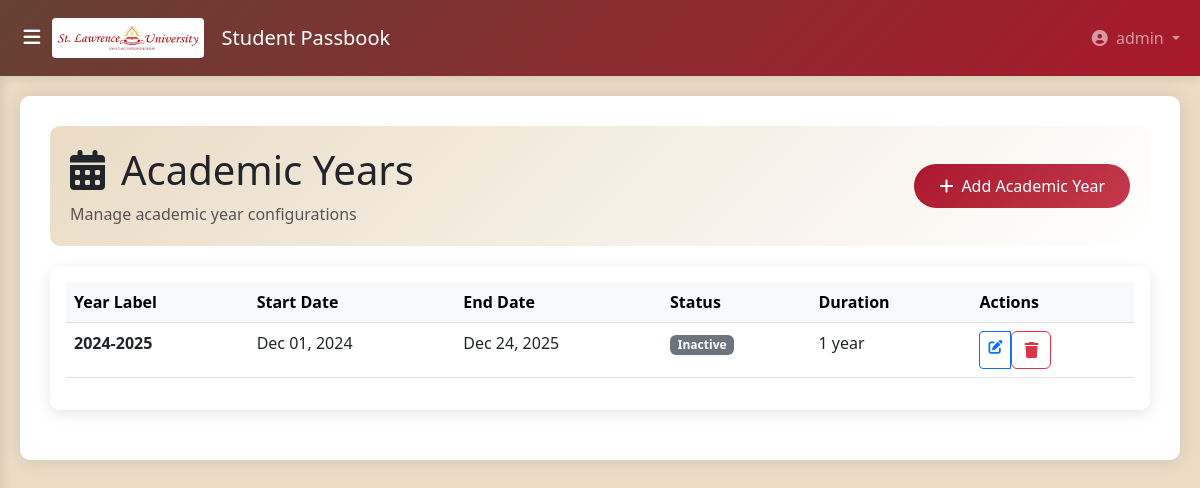
Page /passbook/academic-years/ (signed in) on the committed database.
### accounts/models.py (models this page shows, shortened)
class User(AbstractUser):
    USER_TYPE_CHOICES = (
        ('sysadmin', 'System Administrator'),
        ('student', 'Student'),
        ('dean_of_students', 'Dean of Students'),
        ('finance_director', 'Finance Director'),
        ('academic_registrar', 'Academic Registrar'),
        ('head_of_department', 'Head of Department'),
        ('faculty_dean', 'Faculty Dean'),
        ('medical_officer', 'Medical Officer'),
        ('nche_officer', 'NCHE Officer'),
        ('lecturer', 'Lecturer'),  # Keep if needed
    )
    user_type = models.CharField(max_length=20, choices=USER_TYPE_CHOICES)
    phone_number = models.CharField(max_length=15, unique=True, blank=True, null=True)
    @property
    def is_sysadmin(self):
        return self.user_type == 'sysadmin'
    @property
    def is_student(self):
        return self.user_type == 'student'
    @property
    def is_dean_of_students(self):
        return self.user_type == 'dean_of_students'
    @property
    def is_finance_director(self):
        return self.user_type == 'finance_director'
    @property
    def is_academic_registrar(self):
        return self.user_type == 'academic_registrar'
    @property
    def is_head_of_department(self):
        return self.user_type == 'head_of_department'
    @property
    def is_medical_officer(self):
        return self.user_type == 'medical_officer'
    @property
    def is_nche_officer(self):
        return self.user_type == 'nche_officer'
    groups = models.ManyToManyField(
        'auth.Group',
        related_name="accounts_user_groups",
        blank=True,
    )
    user_permissions = models.ManyToManyField(
        'auth.Permission',
        related_name="accounts_user_permissions",
        blank=True,
    )

### pass_book/models.py (models this page shows, shortened)
class AcademicYear(models.Model):
    year_label = models.CharField(max_length=20, unique=True, help_text="e.g., 2023-2024")
    start_date = models.DateField()
    end_date = models.DateField()
    is_active = models.BooleanField(default=False)
    class Meta:
        ordering = ['-start_date']

### pass_book/views.py (the view)
# urls.py: path('academic-years/', views.AcademicYearListView.as_view(), name='academic_year_list'),
class AcademicYearListView(LoginRequiredMixin, ListView):
    model = AcademicYear
    template_name = 'student_registration/academic_year_list.html'
    context_object_name = 'academic_years'
    def get_queryset(self):
        try:
            queryset = AcademicYear.objects.all()
            test_result = list(queryset[:1])
            logger.info(f"Found {len(test_result)} academic years in database")
            return queryset.order_by('-start_date')
        except DatabaseError as e:
            logger.error(f"DatabaseError in AcademicYearListView: {str(e)}")
            return AcademicYear.objects.none()
        except Exception as e:
            logger.error(f"Unexpected error in AcademicYearListView: {str(e)}")
            return AcademicYear.objects.none()
    def get_context_data(self, **kwargs):
        context = super().get_context_data(**kwargs)
        try:
            with connection.cursor() as cursor:
                cursor.execute("SELECT 1")
            try:
                active_year = AcademicYear.objects.filter(is_active=True).first()
                context['active_academic_year'] = active_year
                logger.info(f"Active academic year: {active_year}")
            except DatabaseError as e:
                logger.error(f"Error getting active academic year: {str(e)}")
                context['active_academic_year'] = None
                context['db_query_error'] = True
        except DatabaseError as e:
            logger.error(f"Database connection failed: {str(e)}")
            context['database_error'] = True
            context['connection_error'] = True
            context['active_academic_year'] = None
        except Exception as e:
            logger.error(f"Unexpected error in context: {str(e)}")
            context['database_error'] = True
            context['active_academic_year'] = None
        return context

### templates/student_registration/academic_year_list.html (shortened to what this page needs)
{% extends 'student_registration/base.html' %}
{% block content %}
<div class="page-header">
    <div class="d-flex justify-content-between align-items-center">
        <div>
            <h1 class="mb-2">
                <i class="fas fa-calendar-alt me-3"></i>Academic Years
            </h1>
            <p class="text-muted mb-0">Manage academic year configurations</p>
        </div>
        <div>
            <a href="{% url 'pass_book:academic_year_create' %}" class="btn btn-primary-custom btn-custom">
                <i class="fas fa-plus me-2"></i>Add Academic Year
            </a>
        </div>
    </div>
</div>
<div class="card card-custom">
    <div class="card-body">
        {% if academic_years %}
            <div class="table-responsive">
                <table class="table table-hover">
                    <thead class="table-light">
                        <tr>
                            <th>Year Label</th>
                            <th>Start Date</th>
                            <th>End Date</th>
                            <th>Status</th>
                            <th>Duration</th>
                            <th>Actions</th>
                        </tr>
                    </thead>
                    <tbody>
                        {% for year in academic_years %}
                        <tr>
                            <td>
                                <strong>{{ year.year_label }}</strong>
                            </td>
                            <td>{{ year.start_date|date:"M d, Y" }}</td>
                            <td>{{ year.end_date|date:"M d, Y" }}</td>
                            <td>
                                <span class="badge bg-{% if year.is_active %}success{% else %}secondary{% endif %}">
                                    {% if year.is_active %}Active{% else %}Inactive{% endif %}
                                </span>
                            </td>
                            <td>{{ year.start_date|timesince:year.end_date }}</td>
                            <td>
                                <div class="btn-group btn-group-sm">
                                    <a href="{% url 'pass_book:academic_year_update' year.pk %}" class="btn btn-outline-primary" title="Edit">
                                        <i class="fas fa-edit"></i>
                                    </a>
                                    <form action="{% url 'pass_book:academic_year_delete' year.pk %}" method="post" style="display: inline;">
                                        <button type="submit" class="btn btn-outline-danger" title="Delete"
                                                onclick="return confirm('Are you sure you want to delete {{ year.year_label }}?');">
                                            <i class="fas fa-trash"></i>
                                        </button>
                                    </form>
                                </div>
                            </td>
                        </tr>
                        {% endfor %}
                    </tbody>
                </table>
            </div>
        {% endif %}
    </div>
</div>
{% endblock %}

### templates/student_registration/base.html (shortened to what this page needs)
<!DOCTYPE html>
<html lang="en">
<head>
    <link href="https://cdnjs.cloudflare.com/ajax/libs/bootstrap/5.3.0/css/bootstrap.min.css" rel="stylesheet">
    <link href="https://cdnjs.cloudflare.com/ajax/libs/font-awesome/6.5.0/css/all.min.css" rel="stylesheet">
    <link href="https://cdn.jsdelivr.net/npm/bootstrap-icons@1.11.1/font/bootstrap-icons.css" rel="stylesheet">
</head>
<body>
    <nav class="navbar navbar-expand-lg navbar-dark navbar-custom">
        <div class="container-fluid">
            <button id="sidebarToggle" class="d-flex align-items-center justify-content-center">
                <i class="fas fa-bars"></i>
            </button>
           <a class="navbar-brand mx-auto mx-lg-0" href="{% url 'pass_book:dashboard' %}">
                <div class="logo-container">
                    <img alt="SLAU Logo" class="logo">
                    <span class="ms-2">Student Passbook</span>
                </div>
            </a>
            <div class="collapse navbar-collapse" id="navbarNav">
                <ul class="navbar-nav ms-auto">
                    <li class="nav-item dropdown">
                        <a class="nav-link dropdown-toggle" href="#" id="navbarDropdown" role="button" data-bs-toggle="dropdown">
                            <i class="fas fa-user-circle me-1"></i>
                            {{ user.username|default:"User" }}
                        </a>
                    </li>
                </ul>
            </div>
        </div>
    </nav>
    <div class="container-fluid" id="main-content">
        <div class="content-wrapper">
            {% block content %}{% endblock %}
        </div>
    </div>
</body>
</html>

### templates/student_registration/base.html (style rules this page uses)
:root { --primary-color: #654134; --secondary-color: #aa182c; --success-color: #27ae60; --warning-color: #d5ba8c; --danger-color: #be2032; --light-bg: #eadcc5; --white: #ffffff; --sidebar-width: 250px; --navbar-height: 76px; }
body { background-color: var(--light-bg); font-family: 'Segoe UI', Tahoma, Geneva, Verdana, sans-serif; padding-top: var(--navbar-height); overflow-x: hidden; }
.navbar-custom { background: linear-gradient(135deg, var(--primary-color), var(--secondary-color)); box-shadow: 0 2px 10px rgba(0,0,0,0.1); position: fixed; top: 0; left: 0; right: 0; width: 100%; z-index: 1030; height: var(--navbar-height); }
.navbar-brand { display: flex; align-items: center; }
.logo-container { display: flex; align-items: center; }
.logo { height: 40px; width: auto; margin-right: 10px; border-radius: 4px; }
#main-content { margin-left: 0; transition: margin-left 0.3s ease; width: 100%; min-height: calc(100vh - var(--navbar-height)); padding: 0; overflow-x: hidden; }
.content-wrapper { background-color: var(--white); border-radius: 10px; box-shadow: 0 0 20px rgba(0,0,0,0.1); padding: 30px; margin: 20px; max-width: 100%; box-sizing: border-box; }
.card-custom { border: none; box-shadow: 0 4px 15px rgba(0,0,0,0.1); border-radius: 10px; transition: transform 0.3s ease; }
.btn-custom { border-radius: 25px; padding: 10px 25px; font-weight: 500; transition: all 0.3s ease; }
.btn-primary-custom { background: linear-gradient(135deg, var(--secondary-color), #c53a4e); border: none; color: var(--white); }
.page-header { background: linear-gradient(135deg, var(--light-bg), var(--white)); padding: 20px; border-radius: 10px; margin-bottom: 20px; }
#sidebarToggle { color: var(--white); border: none; font-size: 1.2rem; background: transparent; cursor: pointer; transition: all 0.3s ease; width: 40px; height: 40px; border-radius: 50%; display: flex; align-items: center; justify-content: center; }
@media (min-width: 1200px) { .content-wrapper { max-width: calc(100vw - 40px); } }
.table-responsive { overflow-x: auto; -webkit-overflow-scrolling: touch; }
.card-custom { margin-bottom: 20px; }
* { box-sizing: border-box; }
html, body { max-width: 100%; overflow-x: hidden; }

### rows in the picture
User: username "admin"
AcademicYear: year_label "2024-2025", start_date "Dec 01, 2024", end_date "Dec 24, 2025", is_active "Inactive", start_date "1 year"
